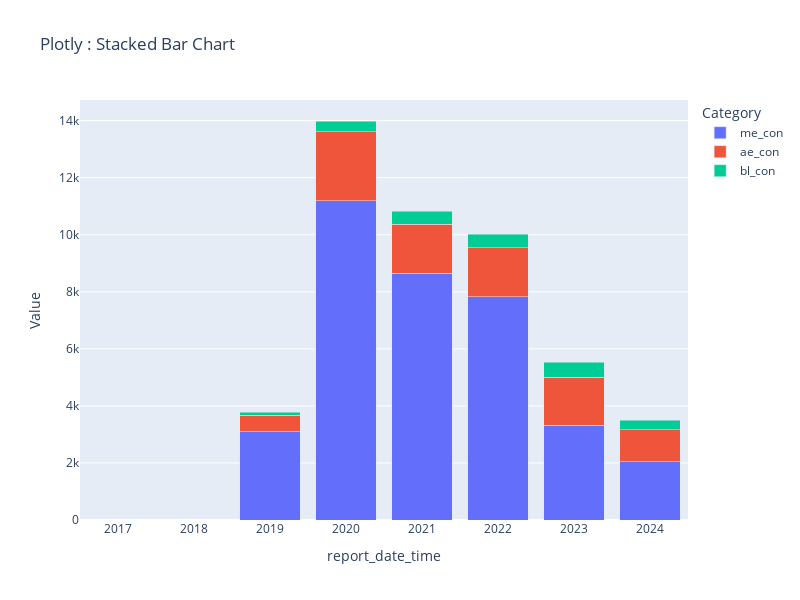

Write notebook code for a chart like this one.
### Code cell
matplot_lib_stacked(df_yearly, 'report_date_time', 'me_con', 'ae_con', 'bl_con')
seaborn_stacked(df_yearly, 'report_date_time', 'me_con', 'ae_con', 'bl_con')
plotly_stacked(df_yearly, 'report_date_time', 'me_con', 'ae_con', 'bl_con')

### Figure 1 — Plotly figure (JSON) as saved in the notebook; plotly's stock layout.template omitted (floating-point values rounded to 4 significant figures)
{"data": [{"alignmentgroup": "True", "hovertemplate": "Category=me_con<br>report_date_time=%{x}<br>Value=%{y}<extra></extra>", "legendgroup": "me_con", "marker": {"color": "#636efa", "pattern": {"shape": ""}}, "name": "me_con", "offsetgroup": "me_con", "orientation": "v", "showlegend": true, "textposition": "auto", "type": "bar", "x": [2017, 2018, 2019, 2020, 2021, 2022, 2023, 2024], "xaxis": "x", "y": [0, 0, 3093.0, 11200.0, 8650.0, 7828.0, 3324.0, 2042.0], "yaxis": "y"}, {"alignmentgroup": "True", "hovertemplate": "Category=ae_con<br>report_date_time=%{x}<br>Value=%{y}<extra></extra>", "legendgroup": "ae_con", "marker": {"color": "#EF553B", "pattern": {"shape": ""}}, "name": "ae_con", "offsetgroup": "ae_con", "orientation": "v", "showlegend": true, "textposition": "auto", "type": "bar", "x": [2017, 2018, 2019, 2020, 2021, 2022, 2023, 2024], "xaxis": "x", "y": [0, 0, 583.7, 2418.0, 1711.0, 1713.0, 1673.0, 1127.0], "yaxis": "y"}, {"alignmentgroup": "True", "hovertemplate": "Category=bl_con<br>report_date_time=%{x}<br>Value=%{y}<extra></extra>", "legendgroup": "bl_con", "marker": {"color": "#00cc96", "pattern": {"shape": ""}}, "name": "bl_con", "offsetgroup": "bl_con", "orientation": "v", "showlegend": true, "textposition": "auto", "type": "bar", "x": [2017, 2018, 2019, 2020, 2021, 2022, 2023, 2024], "xaxis": "x", "y": [0, 0, 103.5, 369.1, 466.1, 483.9, 524.6, 322.1], "yaxis": "y"}], "layout": {"barmode": "stack", "height": 600, "legend": {"title": {"text": "Category"}, "tracegroupgap": 0}, "title": {"text": "Plotly : Stacked Bar Chart"}, "width": 800, "xaxis": {"anchor": "y", "autorange": true, "domain": [0, 1], "range": [2016.0, 2024.0], "title": {"text": "report_date_time"}, "type": "linear"}, "yaxis": {"anchor": "x", "autorange": true, "domain": [0, 1], "range": [0, 14720.0], "title": {"text": "Value"}, "type": "linear"}}}
